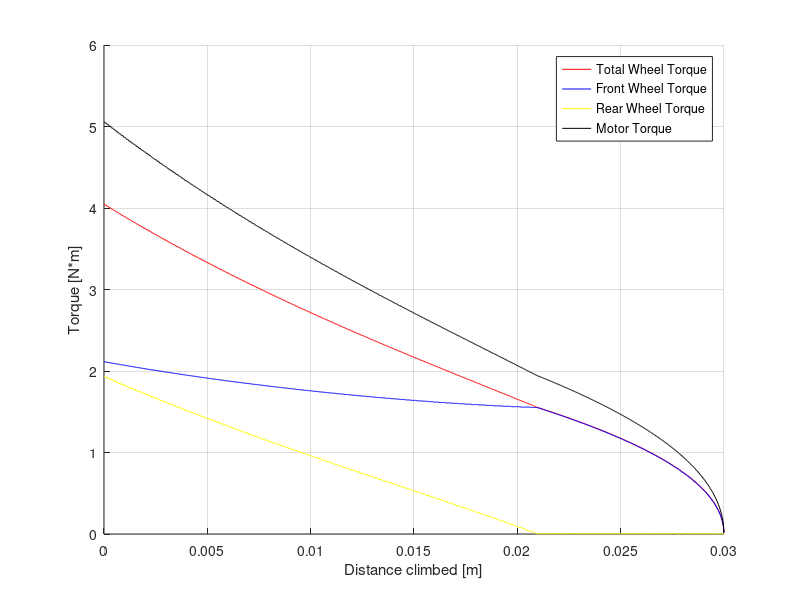
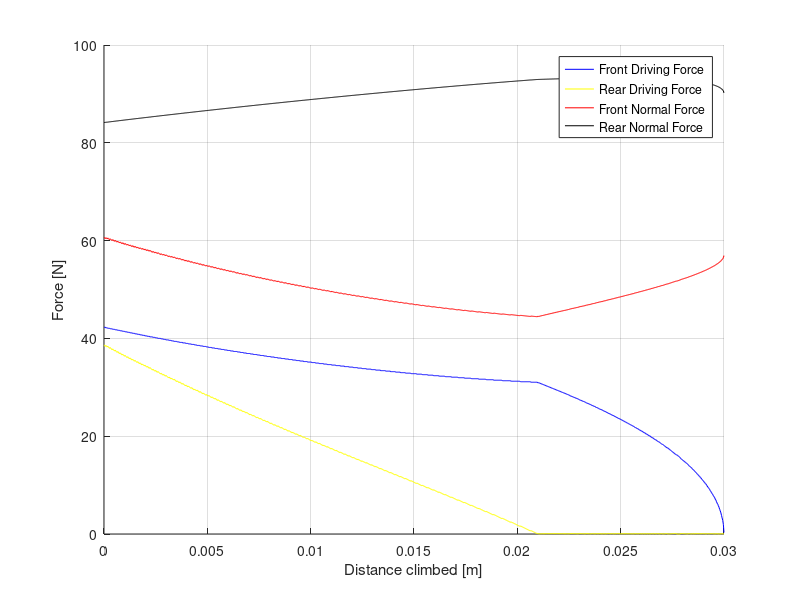
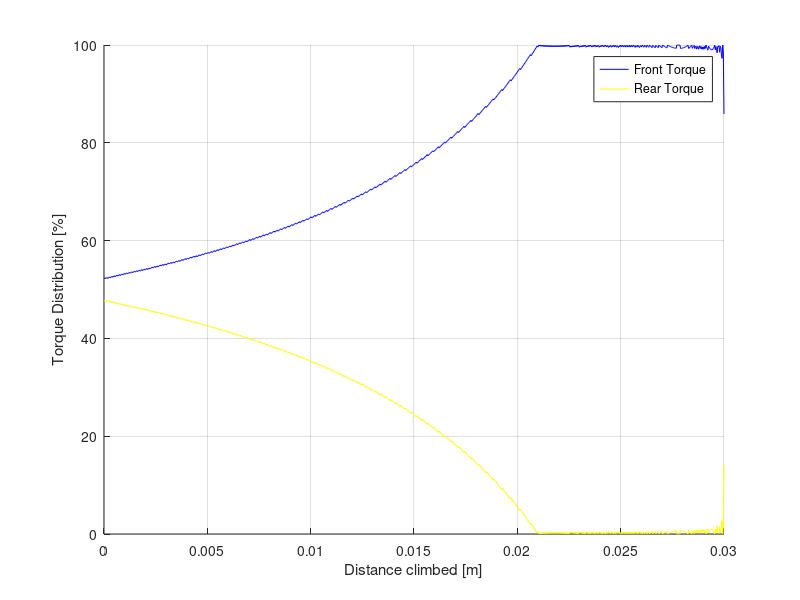

The MATLAB source for these figures, in order:
%{
Title: Differental_Gear_Torque
Author: Harrison Good
Purpose: Calculates the amount of torque required for a two axled rover to
climb over a rigid obstacle
%}

clear;
clc;
close all;

%% Standard variables

g = 9.81; % [m/s^2]
N = 1000; % number of calculation points

%% Rover details

D = .1; % [m], diameter of wheels
cg = .15; % [m], location of center of gravity from front of rover
h = .15; % [m], height of center of gravity
obstacle_height = .03; % [m], height of obstacle
w = 15; % [kg], mass of rover
mu = .7; % [], coefficient of friction between wheels and ground
efficiency = .8; % powertrain efficiency

%% Calculated Constants

L = .2; % [m], wheelbase
Cg = cg-.5*D; % [m], location of center of gravity from front of wheels
d = linspace(obstacle_height,1e-6,N); % vector of remaining obstacle height
R = .5*D; % [m], radius of wheels

phi = atan((obstacle_height-d)/L); % [rad], angle of the rover

% Geometry of front wheel contact with obstacle
a = sqrt(2*R.*d-d.^2); % [m], horizontal distance from wheel center to obstacle corner
b = R-d; % [m], vertical distance from obstacle corner to wheel center
theta = atan2(a,b); % [rad], angle of contact force from vertical

%% Calculations of Force Specs

W = w*g; % [N], total weight

% Initialize force arrays
FN = zeros(1,N); % [N], normal force at front wheel
F_front = zeros(1,N); % [N], tangential force at front wheel
F_rear = zeros(1,N); % [N], driving force at rear wheel

wF = zeros(1,N); % [N], vertical force supported by front wheel
wR = zeros(1,N); % [N], vertical force supported by rear wheel

T_front = zeros(1,N); % [N*m], front wheel torque
T_rear = zeros(1,N); % [N*m], rear wheel torque
T_total = zeros(1,N); % [N*m], total wheel torque
T_motor = zeros(1,N); % [N*m], motor torque

Ftraction_front = zeros(1,N); % [N], front traction limit
Ftraction_rear = zeros(1,N); % [N], rear traction limit

%% Calculations of Force Specs

for i = 1:N

    % Current geometry
    A = L*cos(phi(i)) + a(i); % [m], x location of obstacle contact from rear axle
    B = L*sin(phi(i)) - b(i); % [m], y location of obstacle contact from rear axle

    % CG location relative to rear axle
    xCG = Cg*cos(phi(i))-h*sin(phi(i)); % [m]
    yCG = Cg*sin(phi(i))+h*cos(phi(i)); % [m]

    % Unit vectors at front wheel/obstacle contact
    nx = -a(i)/R; % horizontal component of normal force
    ny = b(i)/R; % vertical component of normal force

    tx = b(i)/R; % horizontal component of tangential force
    ty = a(i)/R; % vertical component of tangential force

    % Moment equilibrium about rear axle
    %
    % Nf = normal force at obstacle
    % Ft = tangential force at obstacle
    %
    % Nf*(A*ny-B*nx) + Ft*(A*ty-B*tx) - W*xCG = 0

    Cn = A*ny-B*nx;
    Ct = A*ty-B*tx;

    % Search for minimum total driving force
    Ft_test = linspace(0,mu*W,1000);

    % Normal force at obstacle required for moment equilibrium
    N_test = (W*xCG-Ft_test*Ct)/Cn;

    % Rear driving force from horizontal force equilibrium
    Fr_test = N_test*(-nx)-Ft_test*tx;

    % Rear normal force from vertical force equilibrium
    Nr_test = W-N_test*ny-Ft_test*ty;

    % Friction constraints
    front_traction = Ft_test <= mu*N_test;
    rear_traction = Fr_test <= mu*Nr_test;

    % Contact force must remain compressive
    front_contact = N_test >= 0;
    rear_contact = Nr_test >= 0;

    % Driving forces must be positive
    front_drive = Ft_test >= 0;
    rear_drive = Fr_test >= 0;

    % Determine feasible solutions
    feasible = front_traction & rear_traction & ...
               front_contact & rear_contact & ...
               front_drive & rear_drive;

    if any(feasible)

        % Total driving force
        F_total_test = Ft_test + Fr_test;

        % Set infeasible solutions to infinity
        F_total_test(~feasible) = inf;

        % Find minimum total driving force
        [~,index] = min(F_total_test);

        % Store minimum forces
        F_front(i) = Ft_test(index);
        F_rear(i) = Fr_test(index);
        FN(i) = N_test(index);

        % Vertical force supported by front and rear
        wF(i) = FN(i)*ny + F_front(i)*ty;
        wR(i) = Nr_test(index);

    else

        % No feasible solution
        F_front(i) = NaN;
        F_rear(i) = NaN;
        FN(i) = NaN;
        wF(i) = NaN;
        wR(i) = NaN;

    end

    % Traction limits
    Ftraction_front(i) = mu*FN(i);
    Ftraction_rear(i) = mu*wR(i);

    % Torque required at front and rear wheels
    T_front(i) = F_front(i)*R;
    T_rear(i) = F_rear(i)*R;

    % Total wheel torque
    T_total(i) = T_front(i)+T_rear(i);

    % Motor torque accounting for powertrain efficiency
    T_motor(i) = T_total(i)/efficiency;

end

x = obstacle_height-d;

%% Plot Torque

figure(1)
hold on
plot(x,T_total, 'r')
plot(x,T_front, 'b')
plot(x,T_rear, 'y')
plot(x,T_motor, 'k')
xlabel('Distance climbed [m]')
ylabel('Torque [N*m]')
legend('Total Wheel Torque','Front Wheel Torque','Rear Wheel Torque','Motor Torque')
grid on

%% Plot Forces

figure(2)
hold on
plot(x,F_front, 'b')
plot(x,F_rear, 'y')
plot(x,FN, 'r')
plot(x,wR, 'k')
xlabel('Distance climbed [m]')
ylabel('Force [N]')
legend('Front Driving Force','Rear Driving Force','Front Normal Force','Rear Normal Force')
grid on

%% Plot Torque Distribution

figure(3)
hold on
plot(x,T_front./T_total*100, 'b')
plot(x,T_rear./T_total*100, 'y')
xlabel('Distance climbed [m]')
ylabel('Torque Distribution [%]')
legend('Front Torque','Rear Torque')
ylim([0 100])
grid on
